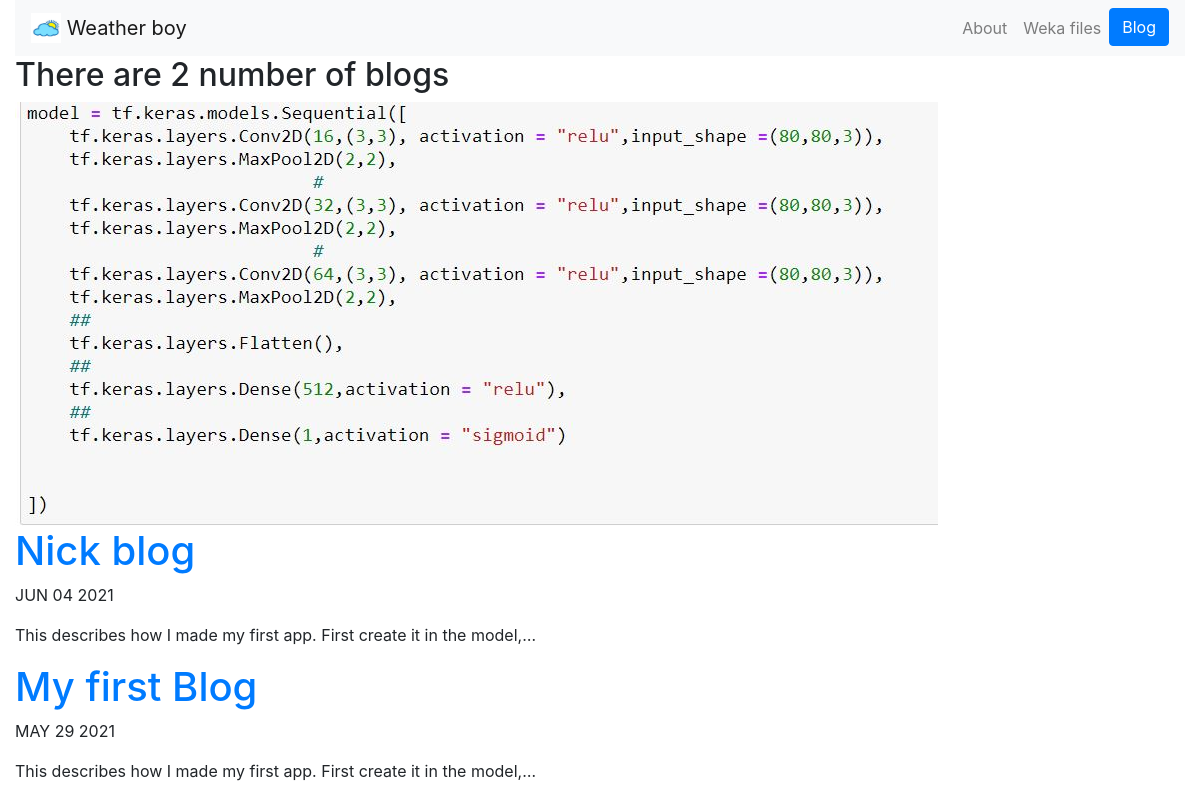
Screenshot of /blog/ with the database file from the repository.
### blog/models.py (models this page shows, shortened)
class Blogs(models.Model):
    title: str = models.CharField(max_length=100)
    date = models.DateField()
    description = models.TextField(max_length=300)

### blog/views.py (the view)
# urls.py: path('', views.all_blogs, name='all_blogs'),
def all_blogs(request):
    blogs = Blogs.objects.order_by('-date')[:5]
    return render(request, 'blogs/all_blogs.html', {'blogs': blogs})

### blog/templates/blogs/all_blogs.html (shortened to what this page needs)
{% extends 'portfolio/base.html' %}
{% block content %}
    <h2>There are {{ blogs.count }} number of blog{{ blogs.count|pluralize }}</h2>
    {% load static %}
    <img src="{% static 'blog/convo12.JPG' %}" alt="">
    {% for blog in blogs %}
        <a href="{% url 'blog:details' blog.id %}"><h1>{{ blog.title }}</h1></a>
        <p>{{ blog.date| date:"M d Y"| upper }}</p>
        <p>{{ blog.description|striptags|truncatechars:70 }}</p>
    {% endfor %}
{% endblock %}

### rows the page displays
Blogs: title "Nick blog", date "JUN 04 2021", description "This describes how I made my first app. First create it in the model,…"
Blogs: title "My first Blog", date "MAY 29 2021", description "This describes how I made my first app. First create it in the model,…"

### other values shown
{{ blogs.count }} "2"
